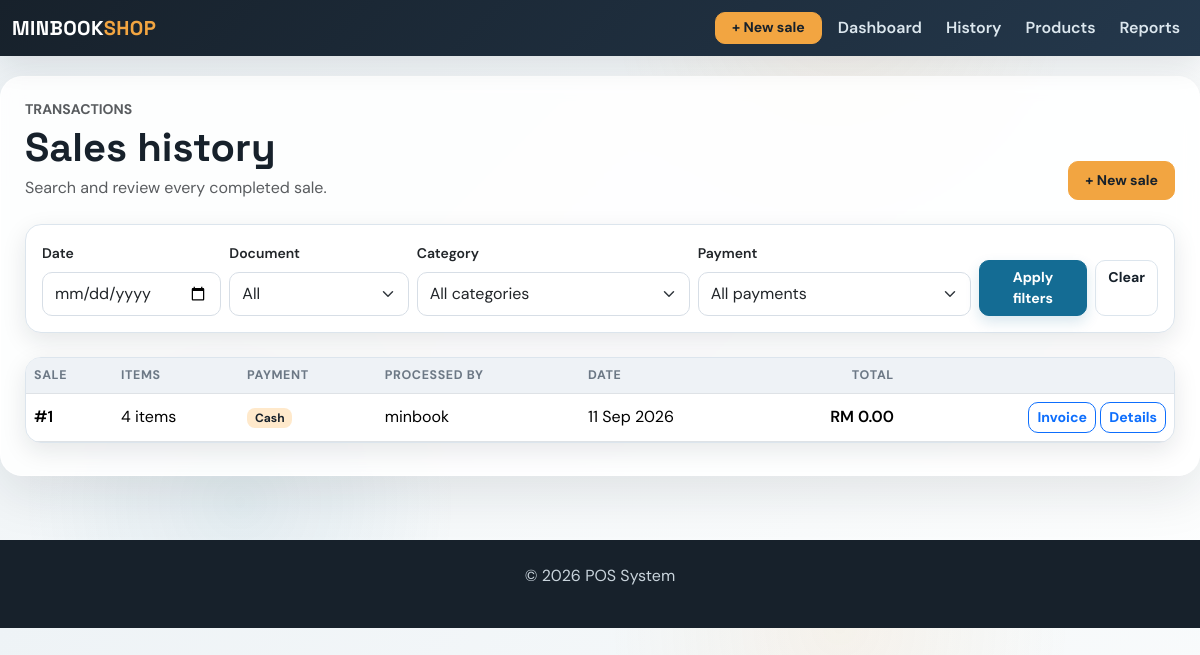
Before: /sales with the older database file.
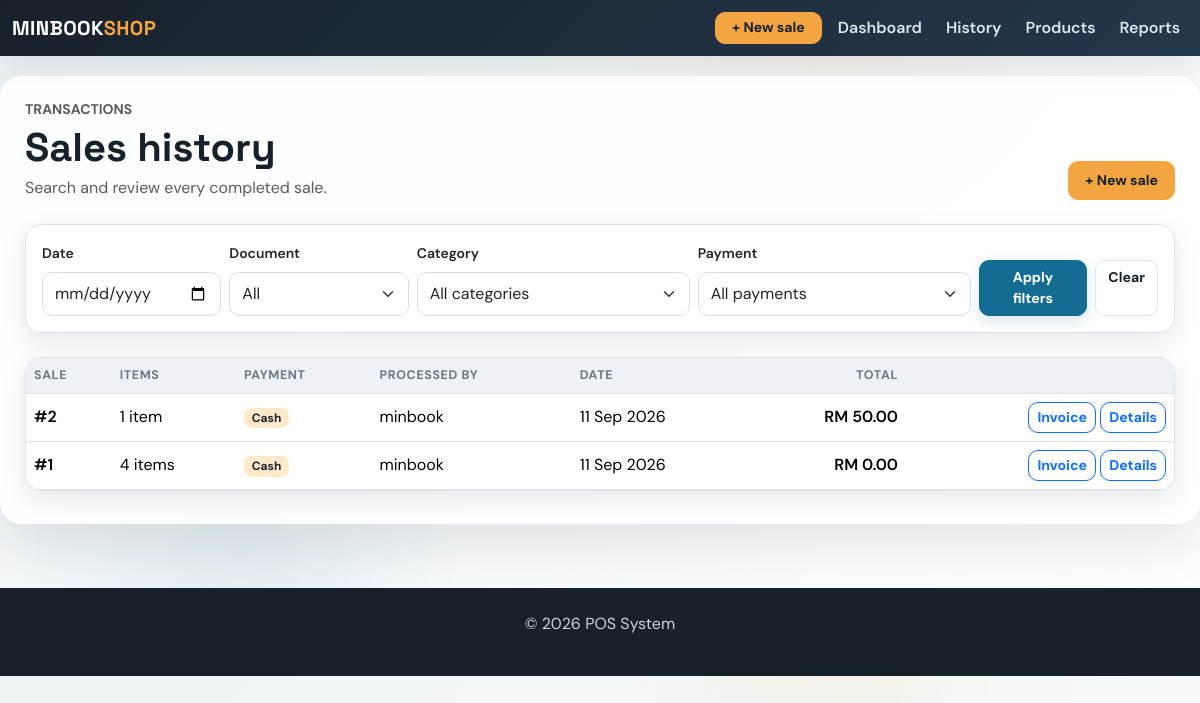
After: the same page with the newer database file.
### app/models.py (models this page shows, shortened)
class Sale(db.Model):
    id = db.Column(db.Integer, primary_key=True)
    amount = db.Column(db.Float, nullable=False)
    date = db.Column(db.Date, default=datetime.utcnow)
    user_id = db.Column(db.Integer, db.ForeignKey('user.id'), nullable=False)  # ForeignKey to User
    user = db.relationship('User', backref=db.backref('sales', lazy=True))  # Relationship with User
    product_id = db.Column(db.Integer, db.ForeignKey('product.id'), nullable=True)  # Legacy first product
    product = db.relationship('Product', backref=db.backref('sales', lazy=True))  # Relationship with Product
    quantity = db.Column(db.Integer, nullable=True)  # Legacy total quantity
    payment_method = db.Column(db.String(20), nullable=False, default='Cash')
    customer_name = db.Column(db.String(120), nullable=True)
    document_type = db.Column(db.String(20), nullable=False, default='receipt')
    discount = db.Column(db.Float, nullable=False, default=0.00)
    deposit = db.Column(db.Float, nullable=False, default=0.00)
    items = db.relationship('SaleItem', back_populates='sale', cascade='all, delete-orphan')

class User(db.Model):
    id = db.Column(db.Integer, primary_key=True)
    username = db.Column(db.String(100), unique=True, nullable=False)
    email = db.Column(db.String(120), unique=True, nullable=False)
    password = db.Column(db.String(200), nullable=False)
    role = db.Column(db.String(50), default='cashier')  # can be admin, manager, cashier

### app/routes.py (the view)
@main.route('/sales', methods=['GET', 'POST'])
def sales():
    sales_query = Sale.query.order_by(Sale.id.desc())
    filter_date = request.args.get('filter_date', '')
    filter_category = request.args.get('category', '')
    filter_payment = request.args.get('payment_method', '')
    filter_document_type = (request.args.get('document_type', '') or '').lower().strip()
    if filter_document_type in {'receipt', 'invoice'}:
        sales_query = sales_query.filter(Sale.document_type == filter_document_type)
    if filter_date:
        sales_query = sales_query.filter(Sale.date == filter_date)
    if filter_category in SALE_CATEGORIES:
        sales_query = sales_query.filter(Sale.items.any(SaleItem.category == filter_category))
    if filter_payment in PAYMENT_METHODS:
        sales_query = sales_query.filter(Sale.payment_method == filter_payment)
    return render_template('sales.html', sales=sales_query.all(), categories=SALE_CATEGORIES,
                           payment_methods=PAYMENT_METHODS, selected_document_type=filter_document_type)

### app/routes.py (called while the page is built)
@main.app_context_processor
def inject_now():
    return {'current_year': datetime.now().year}

### app/templates/sales.html (shortened to what this page needs)
{% extends 'base.html' %}
{% block content %}
<div class="d-flex flex-wrap justify-content-between align-items-end gap-3 mb-4"><div><p class="text-uppercase text-muted small fw-bold mb-1">Transactions</p><h1 class="mb-1">Sales history</h1><p class="text-muted mb-0">Search and review every completed sale.</p></div><a href="{{ url_for('main.add_sale') }}" class="btn btn-warning btn-lg">+ New sale</a></div>
<div class="card mb-4"><div class="card-body"><form method="GET" class="row g-2 align-items-end"><div class="col-md-2"><label class="form-label small fw-semibold">Date</label><input type="date" name="filter_date" value="{{ request.args.get('filter_date', '') }}" class="form-control"></div><div class="col-md-2"><label class="form-label small fw-semibold">Document</label><select name="document_type" class="form-select"><option value="">All</option></select></div><div class="col-md-3"><label class="form-label small fw-semibold">Category</label><select name="category" class="form-select"><option value="">All categories</option></select></div><div class="col-md-3"><label class="form-label small fw-semibold">Payment</label><select name="payment_method" class="form-select"><option value="">All payments</option></select></div><div class="col-md-2 d-flex gap-2"><button class="btn btn-primary flex-grow-1">Apply filters</button><a href="{{ url_for('main.sales') }}" class="btn btn-outline-secondary">Clear</a></div></form></div></div>
<div class="card"><div class="table-responsive"><table class="table mb-0"><thead><tr><th>Sale</th><th>Items</th><th>Payment</th><th>Processed by</th><th>Date</th><th class="text-end">Total</th><th></th></tr></thead><tbody>{% for sale in sales %}<tr><td class="fw-semibold">#{{ sale.id }}</td><td>{{ sale.items|length }} item{{ '' if sale.items|length == 1 else 's' }}</td><td><span class="badge text-bg-light">{{ sale.payment_method }}</span></td><td>{{ sale.user.username if sale.user else 'ShopPOS' }}</td><td>{{ sale.date.strftime('%d %b %Y') }}</td><td class="text-end fw-semibold">RM {{ '{:,.2f}'.format(sale.amount) }}</td><td class="text-end">{% if sale.document_type == 'invoice' %}<a href="{{ url_for('main.invoice', sale_id=sale.id) }}" class="btn btn-sm btn-outline-primary" target="_blank">Invoice</a>{% else %}<a href="{{ url_for('main.receipt', sale_id=sale.id) }}" class="btn btn-sm btn-outline-success" target="_blank">Receipt</a>{% endif %} <a href="{{ url_for('main.view_sale', sale_id=sale.id) }}" class="btn btn-sm btn-outline-primary">Details</a></td></tr>{% else %}<tr><td colspan="7" class="text-center text-muted py-5">No sales match these filters.</td></tr>{% endfor %}</tbody></table></div></div>
{% endblock %}

Changed rows visible on the page:
added Sale: id "2", items|length "1", payment_method "Cash", user "minbook", date "11 Sep 2026", amount "50.00"
